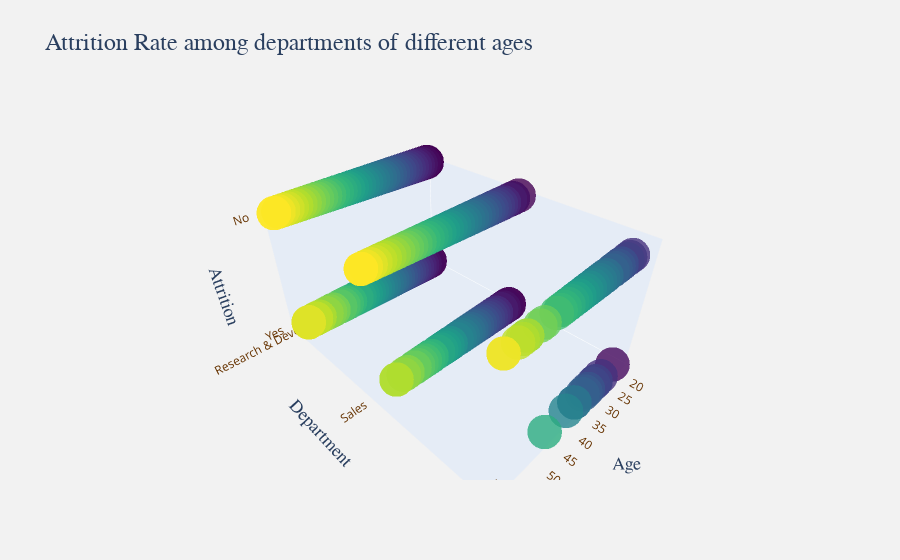

Here is the notebook cell this chart was saved with:
### Markdown cell above
# **Attrition rate among departments of different ages**

### Code cell
fig = go.Figure(data=[go.Scatter3d(
    x=df['Age'],
    y=df['Department'],
    z=df['Attrition'],
    mode='markers',
    hovertemplate='<b>Age</b>: %{x} <br> <b>Department</b>: %{y} <br> <b>Attrition</b>: %{z}',
    marker=dict(
        size=12,
        color=df['Age'],
        colorscale='Viridis',
        opacity=0.8
    )
)])

fig.update_layout(
    title={'text': 'Attrition Rate among departments of different ages', 'font_size': 24, 'font_family': 'Comic Sans MS'},
    scene=dict(
        xaxis=dict(title={'text': 'Age', 'font_size': 18, 'font_family': 'Courier New'}),
        yaxis=dict(title={'text': 'Department', 'font_size': 18, 'font_family': 'Courier New'}),
        zaxis=dict(title={'text': 'Attrition', 'font_size': 18, 'font_family': 'Courier New'}),
        xaxis_tickfont=dict(color='#663300'),
        yaxis_tickfont=dict(color='#663300'),
        zaxis_tickfont=dict(color='#663300'),
        xaxis_showgrid=False,
        yaxis_showgrid=False,
        zaxis_showgrid=False,
    ),
    plot_bgcolor='#F2F2F2',
    paper_bgcolor='#F2F2F2'
)

fig.show()

### Figure 1 — Plotly figure (JSON) as saved in the notebook; plotly's stock layout.template omitted (floating-point values rounded to 4 significant figures; data arrays with more than 128 entries replaced by an {"elided": "..."} marker saying what was removed)
{"data": [{"hovertemplate": "<b>Age</b>: %{x} <br> <b>Department</b>: %{y} <br> <b>Attrition</b>: %{z}", "marker": {"color": {"elided": "1480 int values"}, "colorscale": [[0, "#440154"], [0.1111, "#482878"], [0.2222, "#3e4989"], [0.3333, "#31688e"], [0.4444, "#26828e"], [0.5556, "#1f9e89"], [0.6667, "#35b779"], [0.7778, "#6ece58"], [0.8889, "#b5de2b"], [1, "#fde725"]], "opacity": 0.8, "size": 12}, "mode": "markers", "type": "scatter3d", "x": {"elided": "1480 int values"}, "y": {"elided": "1480 str values"}, "z": {"elided": "1480 str values"}}], "layout": {"paper_bgcolor": "#F2F2F2", "plot_bgcolor": "#F2F2F2", "scene": {"xaxis": {"showgrid": false, "tickfont": {"color": "#663300"}, "title": {"font": {"family": "Courier New", "size": 18}, "text": "Age"}}, "yaxis": {"showgrid": false, "tickfont": {"color": "#663300"}, "title": {"font": {"family": "Courier New", "size": 18}, "text": "Department"}}, "zaxis": {"showgrid": false, "tickfont": {"color": "#663300"}, "title": {"font": {"family": "Courier New", "size": 18}, "text": "Attrition"}}}, "title": {"font": {"family": "Comic Sans MS", "size": 24}, "text": "Attrition Rate among departments of different ages"}}}
